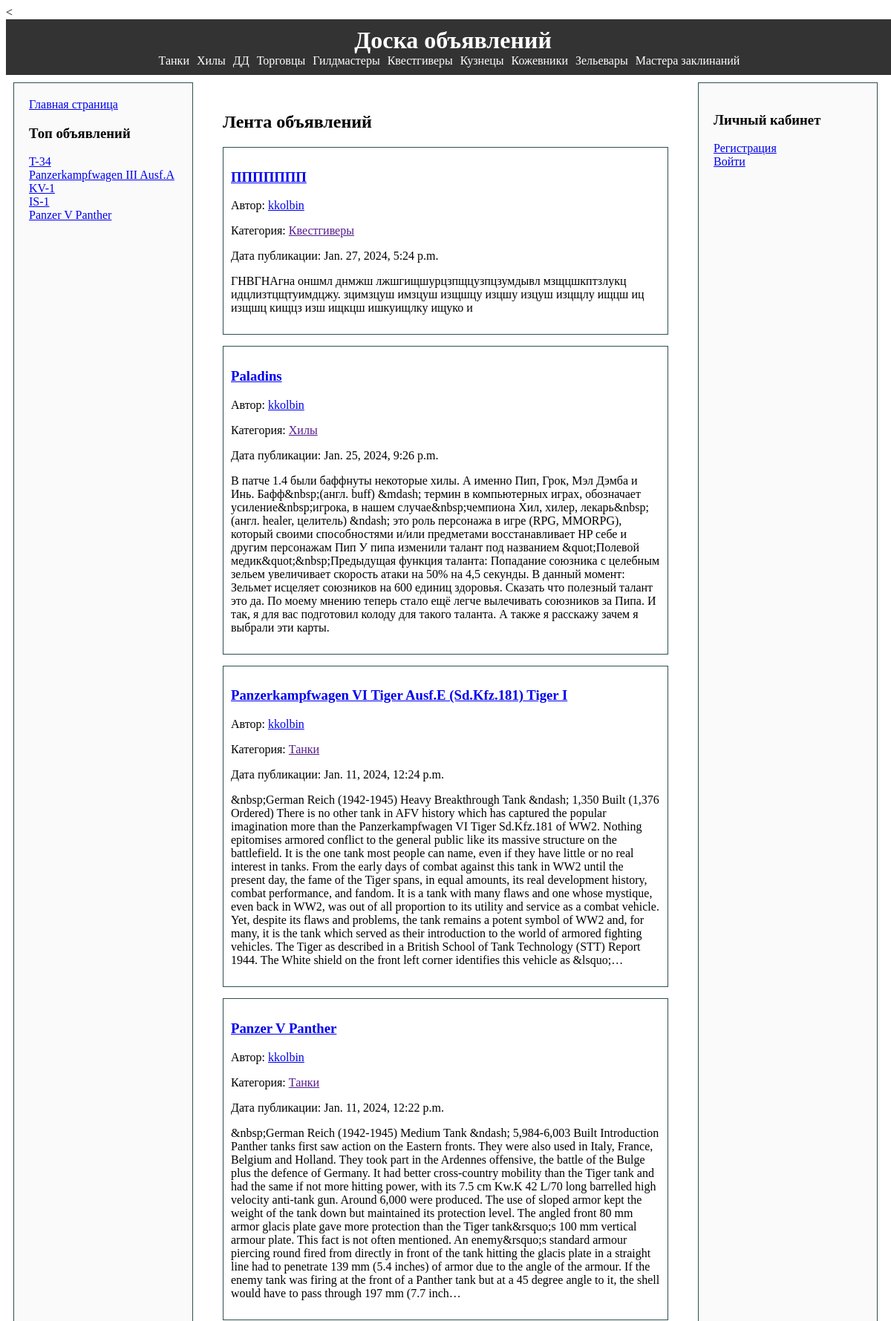
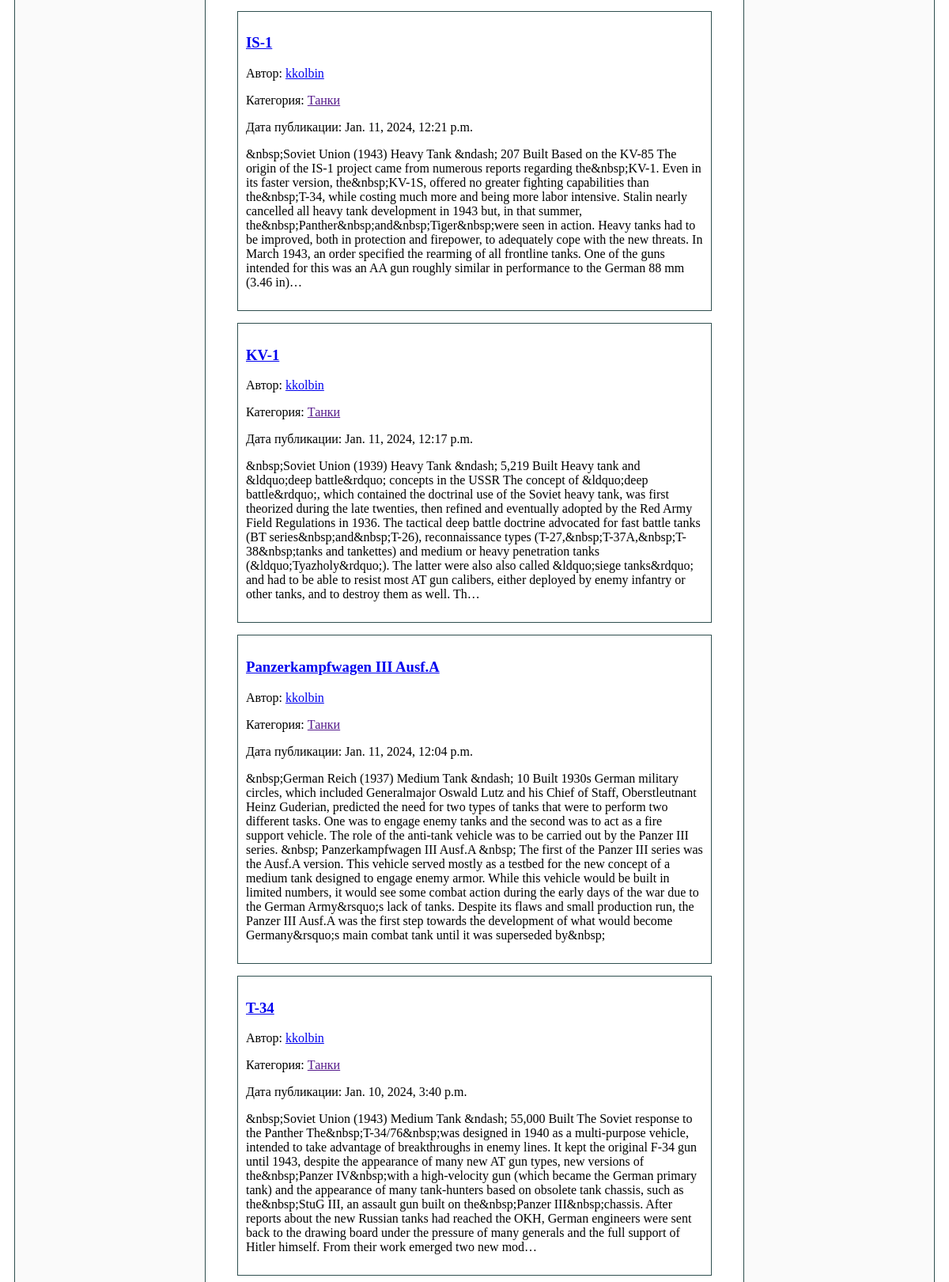
The page / (upper part) on the database its author committed (2 pictures, top to bottom).
### ads/models.py (models this page shows, shortened)
class Post(models.Model):
    CATEGORY_CHOICES = [
        ('Танки', 'Танки'),
        ('Хилы', 'Хилы'),
        ('ДД', 'ДД'),
        ('Торговцы', 'Торговцы'),
        ('Гилдмастеры', 'Гилдмастеры'),
        ('Квестгиверы', 'Квестгиверы'),
        ('Кузнецы', 'Кузнецы'),
        ('Кожевники', 'Кожевники'),
        ('Зельевары', 'Зельевары'),
        ('Мастера заклинаний', 'Мастера заклинаний'),
    ]
    author = models.ForeignKey(User, on_delete=models.CASCADE, related_name='authored_posts', default=1)
    user = models.ForeignKey(get_user_model(), on_delete=models.CASCADE, related_name='posts')
    title = models.CharField(max_length=255)
    content = RichTextField()
    category = models.CharField(max_length=50, choices=CATEGORY_CHOICES, default='Танки')
    created_at = models.DateTimeField(default=timezone.now)
    photo1 = models.ImageField(upload_to='post_photos/', null=True, blank=True)
    photo2 = models.ImageField(upload_to='post_photos/', null=True, blank=True)
    video1 = EmbedVideoField(null=True, blank=True)
    video2 = EmbedVideoField(null=True, blank=True)
    media_url = models.URLField(default='https://default-media-url.com')
    video_url = models.URLField(verbose_name='Video URL', blank=True, null=True)
    media = models.FileField(upload_to='post_media/', null=True, blank=True)
    comments = models.ManyToManyField('Comment', related_name='post_comments')

class User(AbstractUser):
    avatar = models.ImageField(upload_to='avatars/', null=True, blank=True)
    bio = models.TextField(max_length=500, blank=True)

### ads/views.py (the view)
# urls.py: path('', HomeView.as_view(), name='home'),
class HomeView(ListView):
    model = Post
    template_name = 'ads/home.html'
    context_object_name = 'posts'
    ordering = ['-created_at']
    extra_context = {'top_posts': Post.objects.annotate(comment_count=Count('comments')).order_by('-comment_count')[:5]}
    def get_context_data(self, **kwargs):
        context = super().get_context_data(**kwargs)
        context.update(self.extra_context)
        return context

### ads/templates/ads/home.html
{% extends 'ads/base.html' %}
{% block content %}
  <h2>Лента объявлений</h2>
  {% for post in posts %}
    <div class="post">
      <div class="post-border">
        <h3><a href="{% url 'ads:post_detail' pk=post.pk %}">{{ post.title }}</a></h3>
        <p>Автор: <a href="{% url 'ads:author_profile' username=post.author.username %}">{{ post.author.username }}</a></p>
        <p>Категория: <a href="{{ category_url }}">{{ post.get_category_display }}</a></p>
        <p>Дата публикации: {{ post.created_at }}</p>
        <p>{{ post.content|truncatechars:1500|striptags }}</p>
      </div>
    </div>
  {% endfor %}
{% endblock %}

### ads/templates/ads/base.html (shortened to what this page needs)
<!DOCTYPE html>
<html lang="en">
<head>
    {% load static %}
    <link rel="stylesheet" href="{% static 'ads/css/styles.css' %}">
    <link rel="stylesheet" href="https://cdnjs.cloudflare.com/ajax/libs/fancybox/3.5.7/jquery.fancybox.min.css" />
</head>
<body>
    <header id="header">
        <div id="site-title">
            <h1><a href="{% url 'ads:home' %}">Доска объявлений</a></h1>
        </div>
        <nav id="category-nav">
            <ul>
                <li><a href="{% url 'ads:category_posts' category='Танки' %}">Танки</a></li>
                <li><a href="{% url 'ads:category_posts' category='Хилы' %}">Хилы</a></li>
                <li><a href="{% url 'ads:category_posts' category='ДД' %}">ДД</a></li>
                <li><a href="{% url 'ads:category_posts' category='Торговцы' %}">Торговцы</a></li>
                <li><a href="{% url 'ads:category_posts' category='Гилдмастеры' %}">Гилдмастеры</a></li>
                <li><a href="{% url 'ads:category_posts' category='Квестгиверы' %}">Квестгиверы</a></li>
                <li><a href="{% url 'ads:category_posts' category='Кузнецы' %}">Кузнецы</a></li>
                <li><a href="{% url 'ads:category_posts' category='Кожевники' %}">Кожевники</a></li>
                <li><a href="{% url 'ads:category_posts' category='Зельевары' %}">Зельевары</a></li>
                <li><a href="{% url 'ads:category_posts' category='Мастера заклинаний' %}">Мастера заклинаний</a></li>
            </ul>
        </nav>
    </header>
    <div id="container">
        <div id="left-sidebar">
            {% block left_sidebar %}
                <a href="{% url 'ads:home' %}">Главная страница</a><br>
                <h3>Топ объявлений</h3>
                {% for post in top_posts %}
                    <a href="{% url 'ads:post_detail' pk=post.pk %}">{{ post.title }}</a><br>
                {% endfor %}
            {% endblock %}
        </div>
        <div id="main-content">
            <main>
                {% block content %}{% endblock %}
            </main>
        </div>
        <div id="right-sidebar">
            {% block right_sidebar %}
            <h3>Личный кабинет</h3>
                {% if user.is_authenticated %}
                    <p>Здравствуйте, {{ user.username }}!</p>
                    <a href="{% url 'ads:profile_view' username=request.user.username %}">Мой профиль</a><br>
                    <a href="{% url 'account_logout' %}">Выйти</a>
                {% else %}
                    <a href="{% url 'account_signup' %}">Регистрация</a><br>
                    <a href="{% url 'account_login' %}">Войти</a><br>
                {% endif %}
            {% endblock %}
        </div>
    </div>
</body>
</html>

### ads/static/ads/css/styles.css (style rules this page uses)
#site-title h1 a { color: white; text-decoration: none; }
body { display: flex; flex-direction: column; min-height: 100vh; }
#container { display: flex; flex-direction: row; }
#left-sidebar, #main-content, #right-sidebar { margin: 10px; padding: 20px; }
#left-sidebar, #right-sidebar { min-width: 200px; padding: 20px; background-color: #fafafa; border: 1px solid #2F4F4F; margin: 10px; }
#main-content { width: 200px; flex-grow: 1; background-color: #fff; }
#main-content .post-border { border: 1px solid #2F4F4F; padding: 10px; margin-bottom: 15px; }
#header { width: 100%; background-color: #333; color: #fff; padding: 10px; display: flex; flex-direction: column; align-items: center; }
#site-title h1 { margin: 0; }
#category-nav ul { list-style: none; margin: 0; padding: 0; display: flex; }
#category-nav li { margin-right: 10px; }
#category-nav a { text-decoration: none; color: #fff; transition: color 0.3s; }

### rows shown on the page
Post: title "T-34", author.username "kkolbin", category "Танки", created_at "Jan. 10, 2024, 3:40 p.m.", content "&nbsp;Soviet Union (1943) Medium Tank &ndash; 55,000 Built The Soviet response to the Panther The&nbsp;T-34/76&nbsp;was designed in 1940 as a multi-purpose vehicle, intended to take advantage of breakthroughs in enemy lines. It kept the original F-34 gun until 1943, despite the appearance of many new AT gun types, new versions of the&nbsp;Panzer IV&nbsp;with a high-velocity gun (which became the German primary tank) and the appearance of many tank-hunters based on obsolete tank chassis, such as the&nbsp;StuG III, an assault gun built on the&nbsp;Panzer III&nbsp;chassis. After reports about the new Russian tanks had reached the OKH, German engineers were sent back to the drawing board under…"
Post: title "Panzerkampfwagen III Ausf.A", author.username "kkolbin", category "Танки", created_at "Jan. 11, 2024, 12:04 p.m.", content "&nbsp;German Reich (1937) Medium Tank &ndash; 10 Built 1930s German military circles, which included Generalmajor Oswald Lutz and his Chief of Staff, Oberstleutnant Heinz Guderian, predicted the need for two types of tanks that were to perform two different tasks. One was to engage enemy tanks and the second was to act as a fire support vehicle. The role of the anti-tank vehicle was to be carried out by the Panzer III series. &nbsp; Panzerkampfwagen III Ausf.A &nbsp; The first of the Panzer III series was the Ausf.A version. This vehicle served mostly as a testbed for the new concept of a medium tank designed to engage enemy armor. While this vehicle would be built in limited numbers, it…"
Post: title "KV-1", author.username "kkolbin", category "Танки", created_at "Jan. 11, 2024, 12:17 p.m.", content "&nbsp;Soviet Union (1939) Heavy Tank &ndash; 5,219 Built Heavy tank and &ldquo;deep battle&rdquo; concepts in the USSR The concept of &ldquo;deep battle&rdquo;, which contained the doctrinal use of the Soviet heavy tank, was first theorized during the late twenties, then refined and eventually adopted by the Red Army Field Regulations in 1936. The tactical deep battle doctrine advocated for fast battle tanks (BT series&nbsp;and&nbsp;T-26), reconnaissance types (T-27,&nbsp;T-37A,&nbsp;T-38&nbsp;tanks and tankettes) and medium or heavy penetration tanks (&ldquo;Tyazholy&rdquo;). The latter were also also called &ldquo;siege tanks&rdquo; and had to be able to resist most AT gun calibers,…"
Post: title "IS-1", author.username "kkolbin", category "Танки", created_at "Jan. 11, 2024, 12:21 p.m.", content "&nbsp;Soviet Union (1943) Heavy Tank &ndash; 207 Built Based on the KV-85 The origin of the IS-1 project came from numerous reports regarding the&nbsp;KV-1. Even in its faster version, the&nbsp;KV-1S, offered no greater fighting capabilities than the&nbsp;T-34, while costing much more and being more labor intensive. Stalin nearly cancelled all heavy tank development in 1943 but, in that summer, the&nbsp;Panther&nbsp;and&nbsp;Tiger&nbsp;were seen in action. Heavy tanks had to be improved, both in protection and firepower, to adequately cope with the new threats. In March 1943, an order specified the rearming of all frontline tanks. One of the guns intended for this was an AA gun roughly…"
Post: title "Panzer V Panther", author.username "kkolbin", category "Танки", created_at "Jan. 11, 2024, 12:22 p.m.", content "&nbsp;German Reich (1942-1945) Medium Tank &ndash; 5,984-6,003 Built Introduction Panther tanks first saw action on the Eastern fronts. They were also used in Italy, France, Belgium and Holland. They took part in the Ardennes offensive, the battle of the Bulge plus the defence of Germany. It had better cross-country mobility than the Tiger tank and had the same if not more hitting power, with its 7.5 cm Kw.K 42 L/70 long barrelled high velocity anti-tank gun. Around 6,000 were produced. The use of sloped armor kept the weight of the tank down but maintained its protection level. The angled front 80 mm armor glacis plate gave more protection than the Tiger tank&rsquo;s 100 mm vertical armour…"
Post: title "ППППППП", author.username "kkolbin", category "Квестгиверы", created_at "Jan. 27, 2024, 5:24 p.m.", content "ГНВГНАгна оншмл днмжш лжшгищшурцзпщцузпцзумдывл мзщцшкптзлукц идцлизтцщтуимдцжу. зцимзцуш имзцуш изщшцу изцшу изцуш изцщлу ищцш иц изщшц кищцз изш ищкцш ишкуищлку ищуко и"
Post: title "Paladins", author.username "kkolbin", category "Хилы", created_at "Jan. 25, 2024, 9:26 p.m.", content "В патче 1.4 были баффнуты некоторые хилы. А именно Пип, Грок, Мэл Дэмба и Инь. Бафф&nbsp;(англ. buff) &mdash; термин в компьютерных играх, обозначает усиление&nbsp;игрока, в нашем случае&nbsp;чемпиона Хил, хилер, лекарь&nbsp;(англ. healer, целитель) &ndash; это роль персонажа в игре (RPG, MMORPG), который своими способностями и/или предметами восстанавливает HP себе и другим персонажам Пип У пипа изменили талант под названием &quot;Полевой медик&quot;&nbsp;Предыдущая функция таланта: Попадание союзника с целебным зельем увеличивает скорость атаки на 50% на 4,5 секунды. В данный момент: Зельмет исцеляет союзников на 600 единиц здоровья. Сказать что полезный талант это да. По моему мнению…"
Post: title "Panzerkampfwagen VI Tiger Ausf.E (Sd.Kfz.181) Tiger I", author.username "kkolbin", category "Танки", created_at "Jan. 11, 2024, 12:24 p.m.", content "&nbsp;German Reich (1942-1945) Heavy Breakthrough Tank &ndash; 1,350 Built (1,376 Ordered) There is no other tank in AFV history which has captured the popular imagination more than the Panzerkampfwagen VI Tiger Sd.Kfz.181 of WW2. Nothing epitomises armored conflict to the general public like its massive structure on the battlefield. It is the one tank most people can name, even if they have little or no real interest in tanks. From the early days of combat against this tank in WW2 until the present day, the fame of the Tiger spans, in equal amounts, its real development history, combat performance, and fandom. It is a tank with many flaws and one whose mystique, even back in WW2, was out…"
